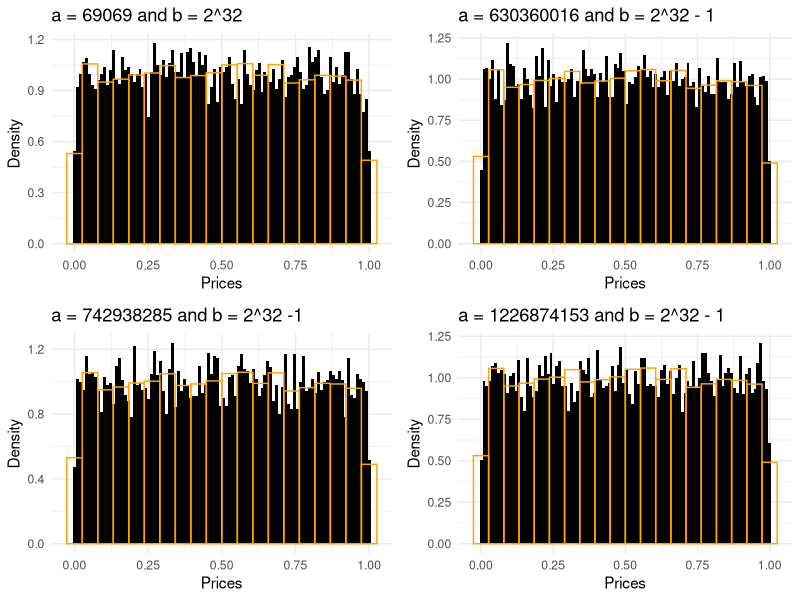
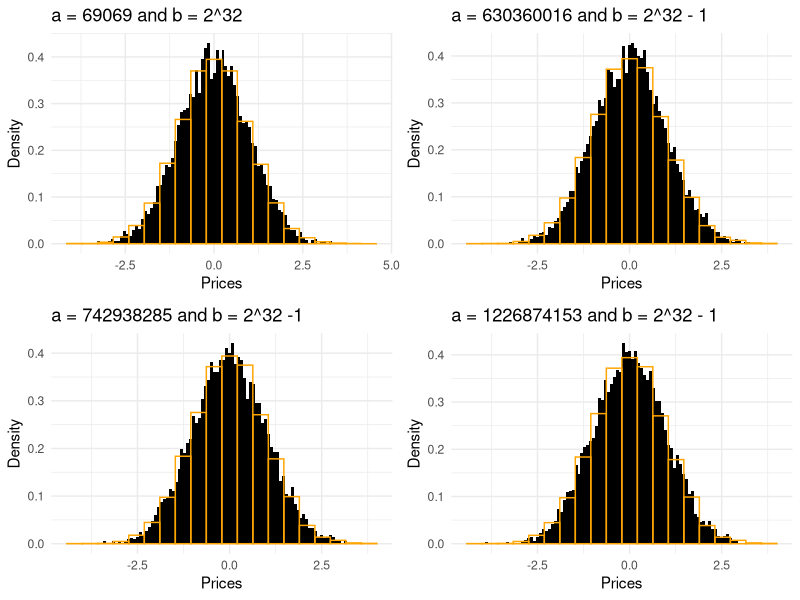
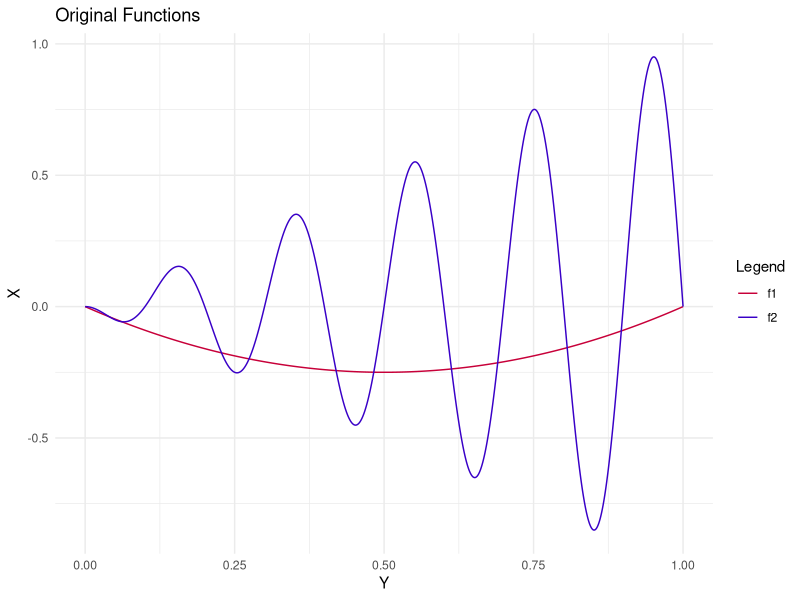
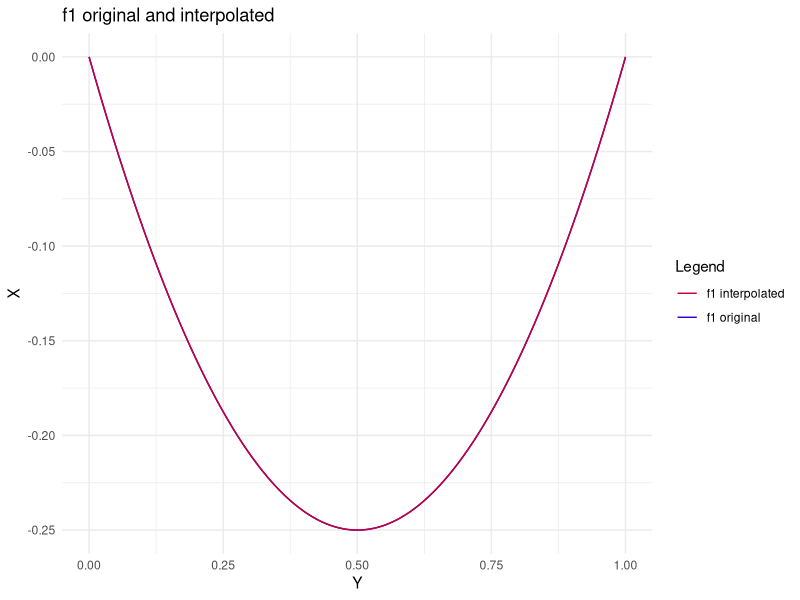
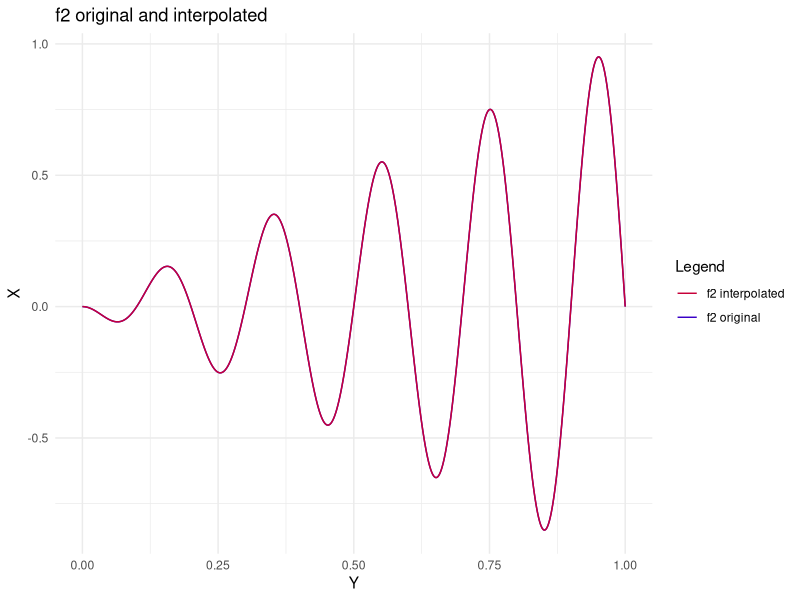

The R script that drew these images, in order:
## ---- chunk 1
knitr::opts_chunk$set(echo = TRUE)
library(ggplot2)
library(gridExtra)
## ---- chunk 2

rng_runif = function(a, m, x_zero, nmax) {
  
  if (!(a >= 0 && a < m)) stop("a in [0, m) is required")
  if (nmax%%1 != 0) stop("nmax has to be an integer")
  
  storage = vector(mode = "numeric", length = nmax+1)
  storage[1] = x_zero
  
  for (i in 1:(nmax-1)) {
    storage[i+1] = ((a * storage[i]) %% m)
  }
  
  return(storage[2:length(storage)]/m)
}

## ---- chunk 3

prs_1 = rng_runif(69069, 2^32, 9999, 10000)
prs_2 = rng_runif(630360016, (2^32-1), 690690, 10000)
prs_3 = rng_runif(742938285, (2^32-1), 690690, 10000)
prs_4 = rng_runif(1226874153, (2^32-1), 690690, 10000)

unif_samples = runif(10000)

## ---- chunk 4

prs_1_df = data.frame(prs_1)
prs_2_df = data.frame(prs_2)
prs_3_df = data.frame(prs_2)
prs_4_df = data.frame(prs_2)
unif_samples_df = data.frame(unif_samples)

p1 = ggplot(prs_1_df) +
  geom_histogram(aes(x = prs_1, y=..density..),
                 fill = "black", bins = 100) +
   geom_histogram(aes(x = unif_samples, y=..density..),
                 color = "orange", bins = 20, data = unif_samples_df, alpha = 0) +
  labs(title = "a = 69069 and b = 2^32",
  y = "Density",
  x = "Prices", color = "Legend") +
  theme_minimal()

p2 = ggplot(prs_2_df) +
  geom_histogram(aes(x = prs_2, y=..density..),
                 fill = "black", bins = 100) +
   geom_histogram(aes(x = unif_samples, y=..density..),
                 color = "orange", bins = 20, data = unif_samples_df, alpha = 0) +
  labs(title = "a = 630360016 and b = 2^32 - 1",
  y = "Density",
  x = "Prices", color = "Legend") +
  theme_minimal()

p3 = ggplot(prs_3_df) +
  geom_histogram(aes(x = prs_3, y=..density..),
                 fill = "black", bins = 100) +
   geom_histogram(aes(x = unif_samples, y=..density..),
                 color = "orange", bins = 20, data = unif_samples_df, alpha = 0) +
  labs(title = "a = 742938285 and b = 2^32 -1",
  y = "Density",
  x = "Prices", color = "Legend") +
  theme_minimal()

p4 = ggplot(prs_4_df) +
  geom_histogram(aes(x = prs_4, y=..density..),
                 fill = "black", bins = 100) +
   geom_histogram(aes(x = unif_samples, y=..density..),
                 color = "orange", bins = 20, data = unif_samples_df, alpha = 0) +
  labs(title = "a = 1226874153 and b = 2^32 - 1",
  y = "Density",
  x = "Prices", color = "Legend") +
  theme_minimal()

grid.arrange(p1, p2, p3, p4, nrow = 2)
## ---- chunk 5
print(ks.test(x = prs_1, y = "punif"))
## ---- chunk 6
print(ks.test(x = prs_2, y = "punif"))
## ---- chunk 7
print(ks.test(x = prs_3, y = "punif"))
## ---- chunk 8
print(ks.test(x = prs_4, y = "punif"))
## ---- chunk 9
print(ks.test(x = unif_samples, y = "punif"))
## ---- chunk 10

rng_rnorm = function(n, a, m) {
  if (!(a >= 0 && a < m)) stop("a in [0, m) is required")
  
  n_half = ceiling(n/2)
  
  storage = vector(mode = "numeric", length = n)
  
  storage_theta = rng_runif(a = a, m = m, x_zero = 123456789, nmax = n_half) * 2 * pi
  storage_d = rng_runif(a = a, m = m, x_zero = 12345, nmax = n_half)
  
  for (i in 1:n_half) {
    storage[2*i] = sqrt(-2 * log(storage_d[i])) * cos(storage_theta[i])
    storage[2*i+1] = sqrt(-2 * log(storage_d[i])) * sin(storage_theta[i])
  }
  
  return(storage)
}

## ---- chunk 11

rng_normal_1 = rng_rnorm(10000, a = 69069, m =2^32)
rng_normal_2 = rng_rnorm(10000, a = 630360016, m = 2^32-1)
rng_normal_3 = rng_rnorm(10000, a = 742938285, m = 2^32-1)
rng_normal_4 = rng_rnorm(10000, a = 1226874153, m = 2^32-1)

norm_samples = rnorm(10000)

## ---- chunk 12

rng_normal_1_df = data.frame(rng_normal_1)
rng_normal_2_df = data.frame(rng_normal_2)
rng_normal_3_df = data.frame(rng_normal_3)
rng_normal_4_df = data.frame(rng_normal_4)
norm_samples_df = data.frame(norm_samples)

p1 = ggplot(rng_normal_1_df) +
  geom_histogram(aes(x = rng_normal_1, y=..density..),
                 fill = "black", bins = 100) +
   geom_histogram(aes(x = norm_samples, y=..density..),
                 color = "orange", bins = 20, data = norm_samples_df, alpha = 0) +
  labs(title = "a = 69069 and b = 2^32",
  y = "Density",
  x = "Prices", color = "Legend") +
  theme_minimal()

p2 = ggplot(rng_normal_2_df) +
  geom_histogram(aes(x = rng_normal_2, y=..density..),
                 fill = "black", bins = 100) +
   geom_histogram(aes(x = norm_samples, y=..density..),
                 color = "orange", bins = 20, data = norm_samples_df, alpha = 0) +
  labs(title = "a = 630360016 and b = 2^32 - 1",
  y = "Density",
  x = "Prices", color = "Legend") +
  theme_minimal()

p3 = ggplot(rng_normal_3_df) +
  geom_histogram(aes(x = rng_normal_3, y=..density..),
                 fill = "black", bins = 100) +
   geom_histogram(aes(x = norm_samples, y=..density..),
                 color = "orange", bins = 20, data = norm_samples_df, alpha = 0) +
  labs(title = "a = 742938285 and b = 2^32 -1",
  y = "Density",
  x = "Prices", color = "Legend") +
  theme_minimal()

p4 = ggplot(rng_normal_4_df) +
  geom_histogram(aes(x = rng_normal_4, y=..density..),
                 fill = "black", bins = 100) +
   geom_histogram(aes(x = norm_samples, y=..density..),
                 color = "orange", bins = 20, data = norm_samples_df, alpha = 0) +
  labs(title = "a = 1226874153 and b = 2^32 - 1",
  y = "Density",
  x = "Prices", color = "Legend") +
  theme_minimal()

grid.arrange(p1, p2, p3, p4, nrow = 2)
## ---- chunk 13
print(ks.test(x = rng_normal_1, y = "pnorm"))
## ---- chunk 14
print(ks.test(x = rng_normal_2, y = "pnorm"))
## ---- chunk 15
print(ks.test(x = rng_normal_3, y = "pnorm"))
## ---- chunk 16
print(ks.test(x = rng_normal_4, y = "pnorm"))
## ---- chunk 17
print(ks.test(x = norm_samples, y = "pnorm"))
## ---- chunk 18

interpolate = function(A, X, func, gradient = NULL) {
  
  # Interpolation function which is so be used
  f_tilde = function(x, a0, a1, a2) a0 + a1 * x + a2 * x^2
  
  # Error function, here MSE
  f_error = function(A., X. = X, func. = func) {
    return(sum((func.(X.) - f_tilde(X., A.[1], A.[2], A.[3]))^2))
  }
  
  #f_diff = function(A, func) {
  #  interpolation = a0 + a1 * x + a2 * x^2
  #  error = sum((interpolation - func(X))^2)
  #  return(error)
  #}
  
  # Optimize f_error for parameters in A 
  res = optim(A, f_error, gradient, method = "BFGS")

  # Now define with optimized parameters
  f_tilde = function(x) res$par[1] + res$par[2] * x + res$par[3] * x^2
  
  # Return parameters and function
  return(list(A = res$par, f_tilde = f_tilde))
}

## ---- chunk 19

f_approximate = function(func_target, bins, A_init, func_target_gradient = NULL) {
  
  # Initialize interval length and return matrix
  upper_boundary = 0
  interval_length = 1/bins
  res = matrix(0, nrow = bins, ncol = 5)
  colnames(res) = c("lower_boundary", "upper_boundary", "a0", "a1", "a2")
  
  # Approximate for each bin
  for (i in 1:bins) {
    lower_boundary = upper_boundary
    upper_boundary = lower_boundary + interval_length
    
    # We rely on three known points
    #known_values = c(func_target(lower_boundary),
    #               func_target((lower_boundary + upper_boundary)/2),
    #               func_target(upper_boundary))
  
    known_values = c(lower_boundary, (lower_boundary + upper_boundary)/2,
                     upper_boundary)
    
    # Now we optimize for this interval using the previous function
    interpolated = interpolate(func = func_target, X = known_values, A = A_init,
                              gradient = func_target_gradient)$A
    
    # And fill in the matrix with all necesarry values
    res[i, 1] = lower_boundary
    res[i, 2] = upper_boundary
    res[i, 3:5] = interpolated
  }
  
  return(res)
}

## ---- chunk 20
f1 = function(x) -x * (1 - x)
f2 = function(x) -x * sin(10 * pi * x)
## ---- chunk 21
sequence = seq(from = 0, to = 1, by = 0.001)
f1_y = f1(sequence)
f2_y = f2(sequence)

df = data.frame(sequence, f1_y, f2_y)

ggplot(df) +
  geom_line(aes(x = sequence, y = f1_y, color = "f1")) +
  geom_line(aes(x = sequence, y = f2_y, color = "f2")) +
  labs(title = "Original Functions", y = "X", x = "Y", color = "Legend") +
  scale_color_manual(values = c("#c70039", "#3900c7")) +
  theme_minimal()

## ---- chunk 22

f1_res = f_approximate(f1, bins = 1000, rep(0.000, 3))
head(f1_res)

## ---- chunk 23
f2_res = f_approximate(f2, bins = 1000, rep(0.005, 3))
head(f2_res)
## ---- chunk 24

f_tilde = function(x, a0, a1, a2) a0 + a1 * x + a2 * x^2

df$f1_y_interpolated = sapply(sequence, FUN = function(x) {
  target_row = f1_res[x >= f1_res[,1] & x < f1_res[,2]]
  return(f_tilde(x, target_row[3], target_row[4], target_row[5]))
})

df$f2_y_interpolated = sapply(sequence, FUN = function(x) {
  target_row = f2_res[x >= f2_res[,1] & x < f2_res[,2]]
  return(f_tilde(x, target_row[3], target_row[4], target_row[5]))
})

## ---- chunk 25

ggplot(df) +
  geom_line(aes(x = sequence, y = f1_y, color = "f1 original")) +
  geom_line(aes(x = sequence, y = f1_y_interpolated, color = "f1 interpolated")) +
  labs(title = "f1 original and interpolated", y = "X", x = "Y", color = "Legend") +
  scale_color_manual(values = c("#c70039", "#3900c7")) +
  theme_minimal()

ggplot(df) +
  geom_line(aes(x = sequence, y = f2_y, color = "f2 original")) +
  geom_line(aes(x = sequence, y = f2_y_interpolated, color = "f2 interpolated")) +
  labs(title = "f2 original and interpolated", y = "X", x = "Y", color = "Legend") +
  scale_color_manual(values = c("#c70039", "#3900c7")) +
  theme_minimal()

